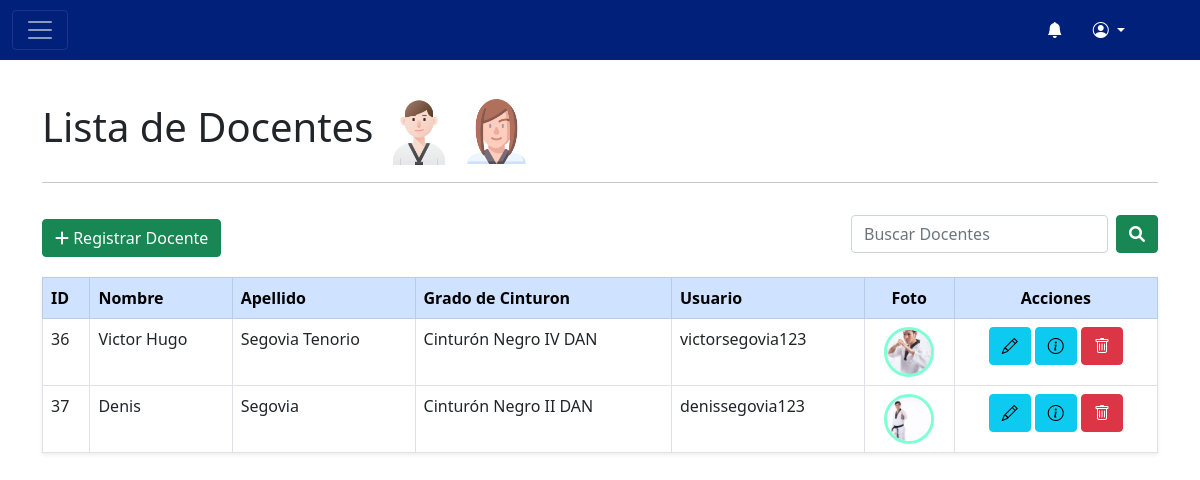
The app's page /lista_docentes/ with its own data.
### app/models.py (models this page shows)
class Docente(models.Model):
    nombre=models.CharField(max_length=50)
    apellido=models.CharField(max_length=50)
    edad=models.IntegerField()
    dni=models.IntegerField()
    correo=models.CharField(max_length=50)
    telefono=models.IntegerField()
    direccion=models.CharField(max_length=50)
    fecha_nacimiento=models.DateField()
    grado_cinturon=models.CharField(max_length=50)
    foto_perfil= models.ImageField(upload_to='imagenes_bd/',null=True,blank=True)
    genero=models.CharField(max_length=10,default='sin genero')
    id_usuario=models.ForeignKey(User,on_delete=models.CASCADE)
    class Meta:
        db_table='Docente'

### app/views/docentes.py (the view)
# urls.py: path('lista_docentes/',docentes.lista_docentes,name='lista_docentes'),
def lista_docentes(request):
    docentes=Docente.objects.all()
    return render(request,'app/docentes/lista_docentes.html',{'docentes':docentes})

### app/templates/app/docentes/lista_docentes.html
{% extends "app/base/base_admin.html" %}
{% load static %}
{% block titulo %} Lista de Docentes  <img src="{% static 'app/img/taekwondo.png' %}" alt="" style="width: 70px;"> <img src="{% static 'app/img/icono docente femenina.png' %}" alt="" style="width: 65px;">
{% endblock %}
{% block content %}
<div class="d-flex justify-content-between align-items-center">
    <a href="/registrar_docente/"> <button class="btn btn-success rounded-1"><i class="fas fa-plus"></i> Registrar Docente</button></a>
    <form action="{% url 'buscar_docentes' %}" method="get" class="d-flex mt-3 mb-4" role="search">
        <input class="form-control me-2 rounded-1" name="q" type="search" placeholder="Buscar Docentes" aria-label="Search">
        <button class="btn btn-success rounded-1" type="submit"><i class="fas fa-magnifying-glass"></i></button>
    </form>
</div>
<table class="table table-hover table-bordered shadow-sm">
    <thead class="table-primary">
        <tr>
            <th scope="col">ID</th>
            <th scope="col">Nombre</th>
            <th scope="col">Apellido</th>
            <th scope="col">Grado de Cinturon</th>
            <th scope="col">Usuario</th>
            <th scope="col" class="text-center">Foto</th>
            <th scope="col" class="text-center">Acciones</th>
        </tr>
    </thead>
    <tbody class="">
        {% for x in docentes %}
        <tr>
            <td scope="row">{{x.id}}</td>
            <td>{{x.nombre}}</td>
            <td>{{x.apellido}}</td>
            <td>{{x.grado_cinturon}}</td>
            <td>{{x.id_usuario}}</td>
            <td class="text-center"><a href="{{x.foto_perfil.url}}"><img src="{{x.foto_perfil.url}}" alt="" style="width: 50px; height: 50px; object-fit: cover; border-radius: 25px; border-style: solid; border-color: aquamarine;"></td></a>
            <td class="text-center">
                <a href="/editar_docente/{{x.id}}"><button type="button" class="btn btn-info rounded-1">
                        <i class="bi bi-pencil"></i>
                    </button></a>
                <a href="/detalles_docente/{{x.id}}"><button type="button" class="btn btn-info rounded-1"><i
                            class="bi bi-info-circle"></i></button></a>
                <a href="/eliminar_docente/{{x.id}}"> <button type="button" class="btn btn-danger rounded-1"
                        onclick="return confirm('¿Estás seguro que quieres eliminar al docente?')"><i
                            class="bi bi-trash"></i></button></a>
            </td>
        </tr>
        {% endfor %}
    </tbody>
</table>
{% endblock %}

### app/templates/app/base/base_admin.html (shortened to what this page needs)
<!doctype html>
<html lang="en">
<head>
  <link href="https://cdn.jsdelivr.net/npm/bootstrap@5.2.3/dist/css/bootstrap.min.css" rel="stylesheet"
>
  <link rel="stylesheet" href="https://cdn.jsdelivr.net/npm/bootstrap-icons@1.11.3/font/bootstrap-icons.min.css">
  <link rel="stylesheet" href="https://cdnjs.cloudflare.com/ajax/libs/font-awesome/6.0.0-beta3/css/all.min.css">
  {% load static %}
  <link rel="stylesheet" href="{% static 'app/styles/dashboard_admin.css' %}">
</head>
<body>
  <nav class="navbar navbar-dark fixed-top menusuperior">
    <div class="container-fluid menusuperior">
      <button class="navbar-toggler rounded-1" type="button" data-bs-toggle="offcanvas" data-bs-target="#offcanvasDarkNavbar"
        aria-controls="offcanvasDarkNavbar">
        <span class="navbar-toggler-icon"></span>
      </button>
      <ul class="nav justify-content-end">
        <li class="nav-item">
          <a class="nav-link active" aria-current="page" href="#"><i class="bi-bell-fill"></i></a>
        </li>
        <li class="nav-item dropdown pe-5">
          <a class="nav-link dropdown-toggle" data-bs-toggle="dropdown" href="#" role="button" aria-expanded="false"><i
              class="bi-person-circle"></i>
          </a>
        </li>
      </ul>
    </div>
  </nav>
  <div class="container mt-5 pt-5">
    <h1 class="text-start">{% block titulo %} {% endblock %}</h1>
    <hr>
    {% block content %}
    {% endblock %}
  </div>
</body>
</html>

### app/static/app/styles/dashboard_admin.css (style rules this page uses)
.menusuperior { background-color:#002079; }
.nav-link { color: #FFFFFF; padding: 10px 15px; border-radius: 5px; transition: background-color 0.3s ease, color 0.3s ease; }

### records on screen
Docente: id "36", nombre "Victor Hugo", apellido "Segovia Tenorio", grado_cinturon "Cinturón Negro IV DAN", id_usuario "victorsegovia123", foto_perfil (picture)
Docente: id "37", nombre "Denis", apellido "Segovia", grado_cinturon "Cinturón Negro II DAN", id_usuario "denissegovia123", foto_perfil (picture)
